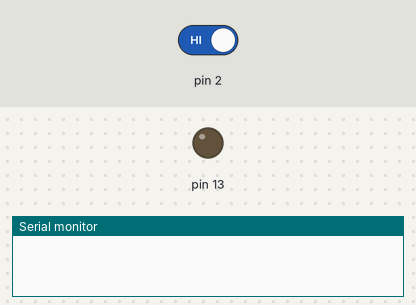
This sketch was run on a simulated Arduino Uno, built with avr-gcc and run on an emulated ATmega328P. On the bench: output pins drawn as LEDs (lit = HIGH), the last lines printed to the serial monitor. The test bench sets the inputs (shaded band); at power-on: pin 2 HIGH.

Above: at 1.2 s.
1.3 s: pin 2 driven LOW
At 2.0 s:
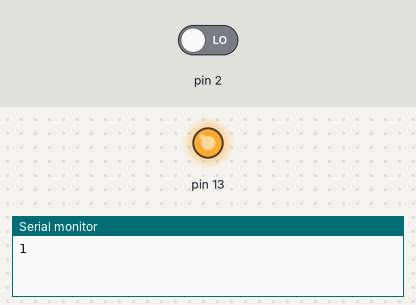
Timing chart, 0 to 4.3 s (numbered marks = the images above; inputs shaded):
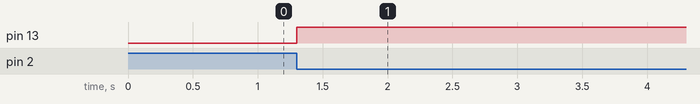

Measured:
- after the input at 1.3 s, pin 13: LOW → HIGH at once

The sketch:

0908_4period_GPIO_interrupt_Chatering.ino
```cpp
// 250908 4교시 외부인터럽트 interrupt // 인터럽트 (핀 INT) - 얘는 하드웨어 제어

/*
  # 채터링
  이렇게 눌렀다가 해도 켜지고.. 막 두번눌러야하고 그런것(파동 때문임) : 채터링 현상
  // 아까 플로팅은 계속 000000찍히고 그런것, 풀업 풀다운 해서 해결함
*/

// 함수랑 비슷하지만 다르다, 인터럽트 서비스 루틴(ISR) 만들 수 있음
// 인터럽트는 우선순위가 높아서 중간에 오면 무조건 그거먼저 시작해야함

// 내부 인터럽트(소프트웨어 인터럽트) : 타이머 인터럽트, 시간마다 실행할 수있음
// 외부 인터럽트(하드웨어 인터럽트) : GPIO(제너럴 ? input / output, 2번 3번핀이 인터럽트 핀임 여기서는)상태를 모니터링, 하드웨어

// 외부인터럽트 쓰려면 2번 아니면 3번 핀 써야함
// 아두이노 TX : 송신 / RX : 수신

const int duration = 500;
unsigned long pre_time = 0;
unsigned long cur_time = 0;

void isr()
{
  static boolean led = HIGH;

  // 채터링 현상을 막기 위해 중간에 진동으로 오류생기는? 정도를 지속시간으로 설정해주고
  // 현재 시간에서 이전 시간 빼고
  if(cur_time - pre_time >= duration)
  {
    // Serial.print("interrupt "); -> 글자 디버깅
    Serial.print(led);         //  -> 1과 0으로 디버깅
    pre_time = cur_time;
    digitalWrite(13, led);
    led = !led;
  }
}

void setup() {
  // attachInterrupt -> 인자 3개
  attachInterrupt(0, isr, FALLING);
  pinMode(13, OUTPUT);
  Serial.begin(9600);
}

// loop문이 없어도 위의 isr이라는 함수가 계속 실행되고 있다
void loop() {
  // 시스템이 부팅되고나서부터 시간을 체크함(millis 단위)
  cur_time = millis();
}
```
